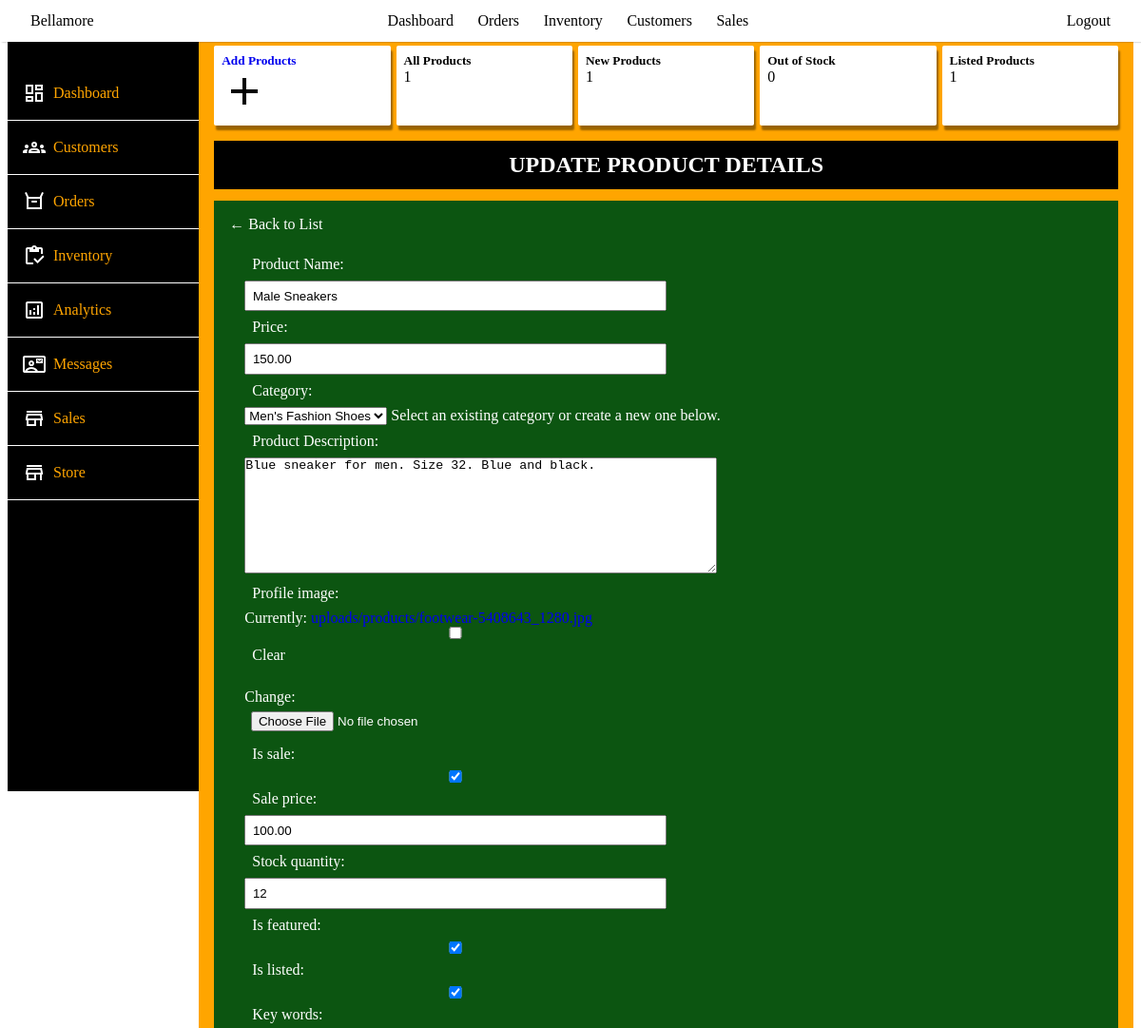
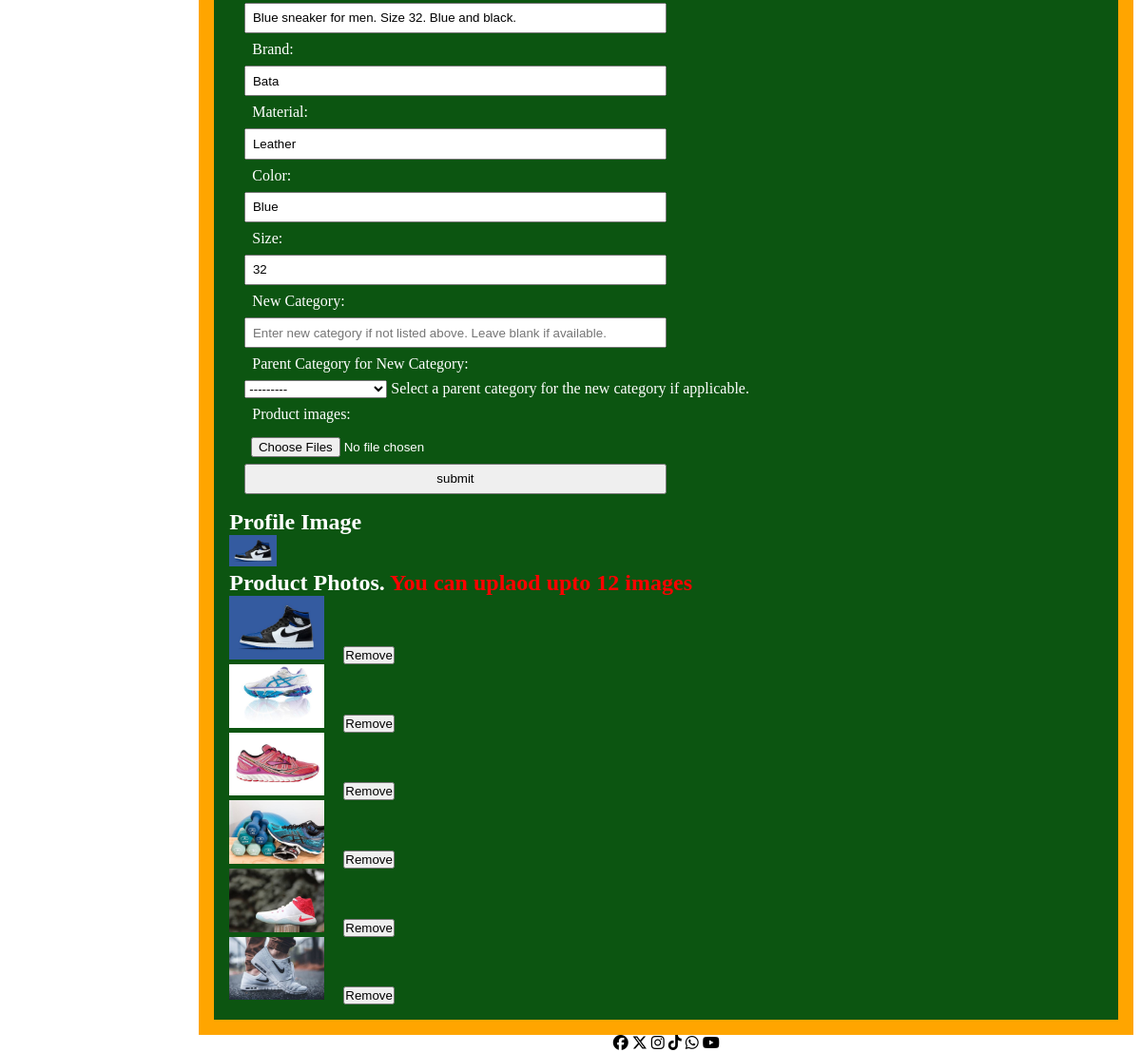
Screenshot of /product_inventory/1 with the database file from the repository (2 pictures, top to bottom).
### store/models.py (models this page shows, shortened)
class Product(models.Model):
    profile_image = models.ImageField(upload_to='uploads/products', null=True, blank=True, default='default/product.png')
    name = models.CharField(max_length=255, verbose_name='Product Name')
    price = models.DecimalField(max_digits=12, decimal_places=2)
    description = models.TextField(verbose_name='Product Description', blank=True, null=True)
    is_sale = models.BooleanField(default=False)
    sale_price = models.DecimalField(max_digits=12, decimal_places=2, null=True, blank=True)
    discount = models.DecimalField(default=0, max_digits=9, decimal_places=2, null=True, blank=True)
    percentage_discount = models.DecimalField(default=0, max_digits=5, decimal_places=0, null=True, blank=True)
    created_at = models.DateTimeField(auto_now_add=True)
    is_listed = models.BooleanField(default=True)
    is_featured = models.BooleanField(default=False)
    slug = models.SlugField(unique=True, blank=True, null=True)
    key_words = models.CharField(max_length=255, blank=True, null=True)
    stock_quantity = models.IntegerField(default=1)
    brand = models.CharField(max_length=255, blank=True, null=True)
    material = models.CharField(max_length=255, blank=True, null=True)
    category = models.ForeignKey(Category, on_delete=models.CASCADE, related_name='products', blank=True, null=True)
    color = models.CharField(max_length=255, blank=True)
    size = models.CharField(max_length=255, blank=True)
    @property
    def imageURL(self):
        try:
            url = self.profile_image.url
        except:
            url = ''
        return url

class Category(models.Model):
    name = models.CharField(max_length=50, unique=True, blank=False, null=False)
    key_words = models.CharField(max_length=255, blank=True, null=True)
    description = models.CharField(max_length=255, blank=True, null=True)
    image = models.ImageField(upload_to='uploads/categories/', blank=True, null=True)
    slug = models.SlugField(unique=True, blank=True, null=True)
    class Meta:
        verbose_name_plural = 'Categories'
    def __str__(self):
        return self.name

class ProductImage(models.Model):
    product = models.ForeignKey(Product, default=None, on_delete=models.CASCADE, related_name='product_images')
    product_images = models.ImageField(upload_to='uploads/products', null=True, blank=True)
    class Meta:
        verbose_name_plural = 'Product Images'
    @property
    def imageURL(self):
        try:
            url = self.product_images.url
        except:
            url = ''
        return url

### admin_portal/views.py (the view)
# urls.py: path('product_inventory/<int:pk>', views.product_inventory, name='product_inventory'),
def product_inventory(request, pk):
    product = get_object_or_404(Product, id=pk)
    products = Product.objects.all()
    product_images = ProductImage.objects.filter(product=product)
    products_count = products.count()
    now = timezone.now()
    new_products_count = products.filter(created_at__gte=now - datetime.timedelta(days=30)).count()
    out_of_stock_count = products.filter(stock_quantity__lte=0).count()
    is_listed_count = products.filter(is_listed=True).count()
    if request.method == 'POST':
        if 'product_form' in request.POST:
            product_form = ProductModelForm(request.POST, request.FILES, instance=product)
            product_image_form = ProductImageForm(request.POST, request.FILES)
            if product_form.is_valid() and product_image_form.is_valid():
                product_form.save()
                images = request.FILES.getlist('product_images')
                for image in images:
                    ProductImage.objects.create(product=product, product_images=image)
                messages.success(request, 'Product and images updated successfully!')
                return redirect('inventory')
            else:
                messages.error(request, 'Please correct the errors below.')
        elif 'delete_image' in request.POST:
            image_id = request.POST.get('image_id')
            image_to_delete = get_object_or_404(ProductImage, id=image_id)
            image_to_delete.delete()
            messages.success(request, 'Image removed successfully!')
            return redirect('product_inventory', pk=pk)
    else:
        product_form = ProductModelForm(instance=product)
        product_image_form = ProductImageForm()
    context = {
        'product': product,
        'product_images': product_images,
        'product_form': product_form,
        'product_image_form': product_image_form,
        'products_count': products_count,
        'new_products_count': new_products_count,
        'out_of_stock_count': out_of_stock_count,
        'is_listed_count': is_listed_count
    }
    return render(request, 'admin_portal/product_inventory.html', context)

### admin_portal/forms.py (shortened to what this page needs)
class ProductImageForm(forms.Form):
    product_images = MultipleFileField()

### cart/context_processors.py (called while the page is built)
def cart(request):
    return {'cart': Cart(request)}

### admin_portal/templates/admin_portal/product_inventory.html (shortened to what this page needs)
{% extends 'admin_portal/base.html' %}
{% block content %}
<div class="container">
    <div class="side-bar">
        <div class="menu-item"> <a href="{% url 'admin_portal' %}"> Dashboard</a></div>
        <div class="menu-item"> <a href="#"> Customers</a></div>
        <div class="menu-item"> <a href="#"> Orders</a></div>
        <div class="menu-item"> <a href="#"> Inventory</a></div>
        <div class="menu-item"> <a href="#"> Analytics</a></div>
        <div class="menu-item"> <a href="#"> Messages</a></div>
        <div class="menu-item"><svg xmlns="http://www.w3.org/2000/svg" height="24" viewBox="0 -960 960 960" width="24"><path d="M160-720v-80h640v80H160Zm0 560v-240h-40v-80l40-200h640l40 200v80h-40v240h-80v-240H560v240H160Zm80-80h240v-160H240v160Zm-38-240h556-556Zm0 0h556l-24-120H226l-24 120Z"/></svg> <a href="#"> Sales </a></div>
        <div class="menu-item"><svg xmlns="http://www.w3.org/2000/svg" height="24" viewBox="0 -960 960 960" width="24"><path d="M160-720v-80h640v80H160Zm0 560v-240h-40v-80l40-200h640l40 200v80h-40v240h-80v-240H560v240H160Zm80-80h240v-160H240v160Zm-38-240h556-556Zm0 0h556l-24-120H226l-24 120Z"/></svg> <a href="{% url 'home' %}"> Store </a></div>
    </div>
    <div class="content">
        <div class="main-content">
            <div class="leading">
                <div class="lead">
                   <a href="{% url 'add_product' %}"> <h5>Add Products</h5>
                    <svg xmlns="http://www.w3.org/2000/svg" height="24" viewBox="0 -960 960 960" width="24"><path d="M440-440H200v-80h240v-240h80v240h240v80H520v240h-80v-240Z"/></svg></a>
                </div>
                <div class="lead">
                    <h5>All Products</h5>
                    <p>{{ products_count }}</p>
                </div>
                <div class="lead">
                    <h5>New Products</h5>
                    <p>{{ new_products_count}}</p>
                </div>
                <div class="lead">
                    <h5>Out of Stock</h5>
                    <p>{{ out_of_stock_count }}</p>
                </div>
                <div class="lead">
                    <h5>Listed Products</h5>
                    <p>{{ is_listed_count }}</p>
                </div>
            </div>
        <section>
            <h1 class="product-inventory-headings">UPDATE PRODUCT DETAILS</h1>
            <div class="product_form">
                <a href="{% url 'inventory' %}" style="color: white;">&larr; Back to List</a>
                <form method="POST" action="{% url 'product_inventory' product.id %}" enctype="multipart/form-data">
                    {{product_form.as_p}}
                    {{ product_image_form.as_p }}
                    <input type="submit" name="product_form" value="submit">
                </form>
                <h2>Profile Image</h2>
                  <img src="{{product.imageURL }}" alt="{{product.name}}" width="50px">
                <h2>Product Photos. <span style="color: red;">You can uplaod upto 12 images</span></h2>
<ul style="list-style: none;">
    {% for image in product_images %}
        <li>
            <img src="{{ image.imageURL }}" alt="{{ product.name }}" width="100">
            <form method="post" style="display:inline;">
                <button type="submit" name="delete_image">Remove</button>
            </form>
        </li>
    {% endfor %}
</ul>
            </div>
        </section>
        </div>
    </div>
    {% include 'admin_portal/footer.html' %}
</div>
</div>
{% endblock content %}

### static/css/admin_portal/admin_portal.css (style rules this page uses)
* { padding: 0; margin: 0; box-sizing: border-box; }
:root { --main-color: orange; --white-color: white; --black-color: black; }
html { font-size: 16px; }
body { min-height: 100vh; width: 100%; background-color: var(--white-color); }
a { text-decoration: none; }
.admin-dashboard .container { min-height: 100vh; width: 100%; margin-bottom: 0; padding: 0 .5em; }
.admin-dashboard .container .side-bar { min-height: 100vh; width: 17%; padding-top: 2.4em; background-color: rgb(0, 0, 0); position: sticky; position: -webkit-sticky; top: 0; z-index: 100; float: left; }
.admin-dashboard .container .side-bar .menu-item { padding: 1em; border-bottom: 1px solid rgb(254, 254, 254); display: flex; align-items: center; }
.admin-dashboard .container .side-bar .menu-item svg { fill: rgb(255, 255, 255); }
.admin-dashboard .container .side-bar a { margin-left: .5em; color: orange; }
.admin-dashboard .container .content { display: flex; width: 83%; margin-top: 2em; justify-content: space-between; min-height: 100vh; margin-left: 17%; }
.admin-dashboard .container .content .main-content { flex: 66%; padding: 1em; background-color: var(--main-color); }
.admin-dashboard .content .main-content .leading { display: flex; justify-content: space-between; width: 100%; margin-bottom: 1em; }
.admin-dashboard .content .main-content .leading .lead { width: 19.5%; background-color: var(--white-color); border-radius: 2px; box-shadow: 2px 5px 2px rgba(0, 0, 0, 0.4); padding: .5em; }
.admin-dashboard .content .main-content .leading .lead svg { height: 3em; width: 3em; }

### static/css/admin_portal/product_form.css (style rules this page uses)
.product-inventory-headings { text-align: center; background-color: rgb(0, 0, 0); color: rgb(255, 255, 255); padding: .5em 0; margin-bottom: .5em; }
.product_form { background-color: rgb(12, 85, 17); color: white; padding: 1em; }
.product_form form { margin: 1em; }
.product_form form input, .product_form form label { padding: .5em; display: block; }
.product_form form input { width: 50%; }

### rows the page displays
Product: name "Male Sneakers", price "150.00", category "Men's Fashion Shoes", description "Blue sneaker for men. Size 32. Blue and black.", is_sale "☑", sale_price "100.00", stock_quantity "12", is_featured "☑", is_listed "☑", key_words "Blue sneaker for men. Size 32. Blue and black.", brand "Bata", material "Leather", color "Blue", size "32", imageURL (picture)
ProductImage: imageURL (picture)
ProductImage: imageURL (picture)
ProductImage: imageURL (picture)
ProductImage: imageURL (picture)
ProductImage: imageURL (picture)
ProductImage: imageURL (picture)

### other values shown
{{ products_count }} "1"
{{ new_products_count }} "1"
{{ out_of_stock_count }} "0"
{{ is_listed_count }} "1"
